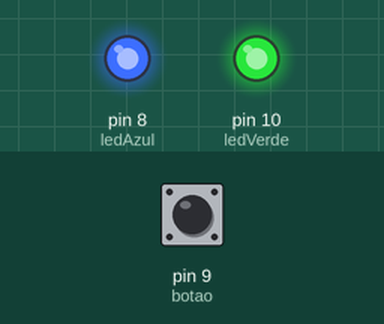
Recording of a sketch running on a simulated Arduino Uno, built with avr-gcc and run on an emulated ATmega328P. Parts: output pins drawn as LEDs (lit = HIGH). Inputs (shaded band) come from the test bench; at power-on: pin 9 (botao) LOW.

Above: at 1.2 s.
1.3 s: pin 9 (botao) pulled HIGH for 0.15 s
At 2.1 s:
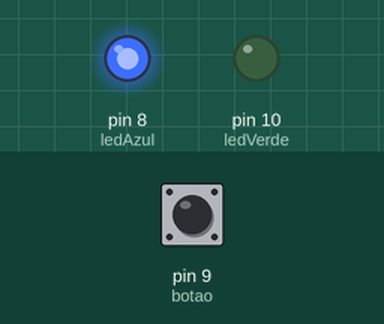
4.4 s: pin 9 (botao) pulled HIGH for 1 s
At 6.2 s:
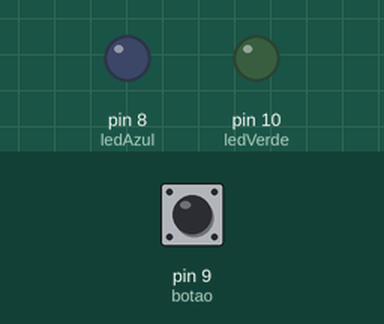
7.9 s: pin 9 (botao) pulled HIGH for 3.2 s
At 12.6 s:
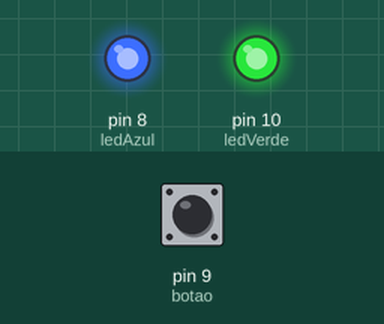
Timing chart, 0 to 14.1 s (numbered marks = the images above; inputs shaded):
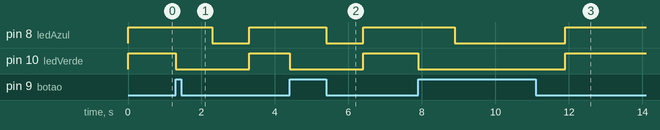

The sketch:

led_e_botao.ino
```cpp
//Variavel
int ledAzul = 8;
int ledVerde = 10;
int botao = 9;

//definições
void setup()
{
  pinMode(ledVerde, OUTPUT);
  pinMode(botao, INPUT);
  pinMode(ledAzul, OUTPUT);

}

void loop()
{
  if(digitalRead(botao)==HIGH){ //Read é para entrada

    digitalWrite(ledVerde, HIGH);
    digitalWrite(ledVerde, LOW);
  	delay(1000);

    digitalWrite(ledAzul, HIGH);
    digitalWrite(ledAzul, LOW);
  	delay(1000);

  }//fecha if

  else{
     digitalWrite(ledVerde, HIGH);
     digitalWrite(ledAzul, HIGH);
  }//fecha else


}//loop
```

Measured:
- after the input at 1.3 s, pin 8 (ledAzul): HIGH → LOW after 1.0 s, → HIGH 1.0 s later; pin 10 (ledVerde): HIGH → LOW at once, → HIGH 2.0 s later
- after the input at 4.4 s, pin 8 (ledAzul): HIGH → LOW after 1.0 s, → HIGH 1.0 s later; pin 10 (ledVerde): HIGH → LOW at once, → HIGH 2.0 s later
- after the input at 7.9 s, pin 8 (ledAzul): HIGH → LOW after 1.0 s, → HIGH 3.0 s later; pin 10 (ledVerde): HIGH → LOW at once, → HIGH 4.0 s later
